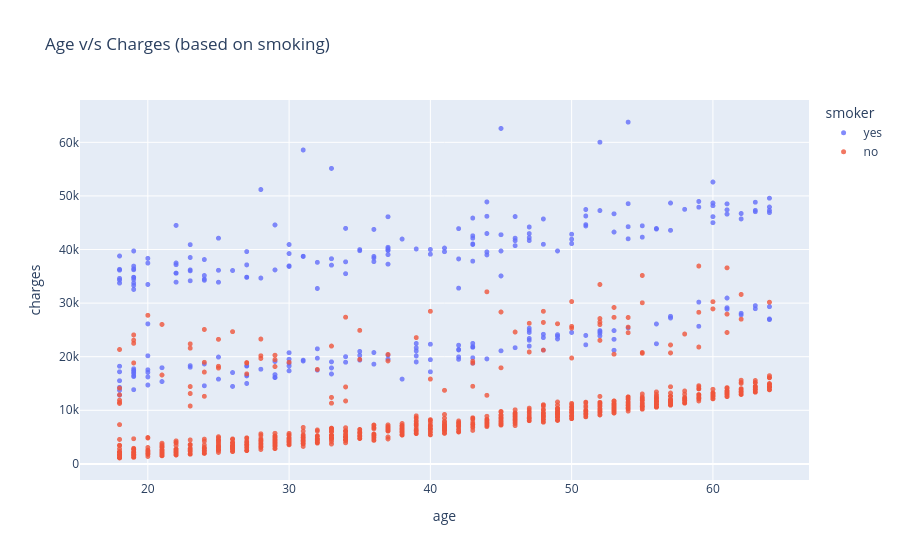

The code cell stored with this chart in its notebook:
### Code cell
fig5 = px.scatter(
    medical_df,
    x = "age",
    y = "charges",
    color="smoker",
    opacity=0.8,
    title="Age v/s Charges (based on smoking)"
)

fig5.update_traces(marker_size = 5)
fig5.show()

### Figure 1 — Plotly figure (JSON) as saved in the notebook; plotly's stock layout.template omitted (floating-point values rounded to 4 significant figures; data arrays with more than 128 entries replaced by an {"elided": "..."} marker saying what was removed)
{"data": [{"hovertemplate": "smoker=yes<br>age=%{x}<br>charges=%{y}<extra></extra>", "legendgroup": "yes", "marker": {"color": "#636efa", "opacity": 0.8, "size": 5, "symbol": "circle"}, "mode": "markers", "name": "yes", "showlegend": true, "type": "scattergl", "x": {"elided": "274 int values"}, "xaxis": "x", "y": {"elided": "274 float values"}, "yaxis": "y"}, {"hovertemplate": "smoker=no<br>age=%{x}<br>charges=%{y}<extra></extra>", "legendgroup": "no", "marker": {"color": "#EF553B", "opacity": 0.8, "size": 5, "symbol": "circle"}, "mode": "markers", "name": "no", "showlegend": true, "type": "scattergl", "x": {"elided": "1064 int values"}, "xaxis": "x", "y": {"elided": "1064 float values"}, "yaxis": "y"}], "layout": {"legend": {"title": {"text": "smoker"}, "tracegroupgap": 0}, "title": {"text": "Age v/s Charges (based on smoking)"}, "xaxis": {"anchor": "y", "domain": [0, 1], "title": {"text": "age"}}, "yaxis": {"anchor": "x", "domain": [0, 1], "title": {"text": "charges"}}}}
